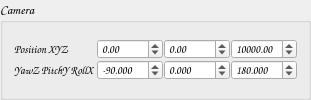
    <widget class="QGroupBox" name="groupBox_2">
     <property name="font">
      <font>
       <family>Comic Sans MS</family>
       <pointsize>10</pointsize>
       <italic>true</italic>
      </font>
     </property>
     <property name="title">
      <string>Camera</string>
     </property>
     <layout class="QVBoxLayout" name="verticalLayout_5">
      <property name="spacing">
       <number>1</number>
      </property>
      <property name="topMargin">
       <number>2</number>
      </property>
      <property name="bottomMargin">
       <number>2</number>
      </property>
      <item>
       <layout class="QGridLayout" name="gridLayout_6">
        <property name="verticalSpacing">
         <number>1</number>
        </property>
        <item row="0" column="0">
         <widget class="QLabel" name="label_19">
          <property name="maximumSize">
           <size>
            <width>16777215</width>
            <height>20</height>
           </size>
          </property>
          <property name="font">
           <font>
            <family>Comic Sans MS</family>
            <pointsize>8</pointsize>
            <italic>true</italic>
           </font>
          </property>
          <property name="text">
           <string>Position XYZ</string>
          </property>
         </widget>
        </item>
        <item row="0" column="1">
         <widget class="QDoubleSpinBox" name="dSB_Xc">
          <property name="maximumSize">
           <size>
            <width>16777215</width>
            <height>20</height>
           </size>
          </property>
          <property name="font">
           <font>
            <family>Comic Sans MS</family>
            <pointsize>8</pointsize>
            <italic>true</italic>
           </font>
          </property>
          <property name="locale">
           <locale language="English" country="UnitedStates"/>
          </property>
          <property name="decimals">
           <number>2</number>
          </property>
          <property name="minimum">
           <double>-10000.000000000000000</double>
          </property>
          <property name="maximum">
           <double>10000.000000000000000</double>
          </property>
          <property name="singleStep">
           <double>1.000000000000000</double>
          </property>
          <property name="value">
           <double>0.000000000000000</double>
          </property>
         </widget>
        </item>
        <item row="0" column="2">
         <widget class="QDoubleSpinBox" name="dSB_Yc">
          <property name="maximumSize">
           <size>
            <width>16777215</width>
            <height>20</height>
           </size>
          </property>
          <property name="font">
           <font>
            <family>Comic Sans MS</family>
            <pointsize>8</pointsize>
            <italic>true</italic>
           </font>
          </property>
          <property name="locale">
           <locale language="English" country="UnitedStates"/>
          </property>
          <property name="decimals">
           <number>2</number>
          </property>
          <property name="minimum">
           <double>-10000.000000000000000</double>
          </property>
          <property name="maximum">
           <double>10000.000000000000000</double>
          </property>
          <property name="value">
           <double>0.000000000000000</double>
          </property>
         </widget>
        </item>
        <item row="0" column="3">
         <widget class="QDoubleSpinBox" name="dSB_Zc">
          <property name="maximumSize">
           <size>
            <width>16777215</width>
            <height>20</height>
           </size>
          </property>
          <property name="font">
           <font>
            <family>Comic Sans MS</family>
            <pointsize>8</pointsize>
            <italic>true</italic>
           </font>
          </property>
          <property name="locale">
           <locale language="English" country="UnitedStates"/>
          </property>
          <property name="decimals">
           <number>2</number>
          </property>
          <property name="minimum">
           <double>-10000.000000000000000</double>
          </property>
          <property name="maximum">
           <double>50000.000000000000000</double>
          </property>
          <property name="value">
           <double>10000.000000000000000</double>
          </property>
         </widget>
        </item>
        <item row="1" column="0">
         <widget class="QLabel" name="label_47">
          <property name="maximumSize">
           <size>
            <width>16777215</width>
            <height>20</height>
           </size>
          </property>
          <property name="font">
           <font>
            <family>Comic Sans MS</family>
            <pointsize>8</pointsize>
            <italic>true</italic>
           </font>
          </property>
          <property name="text">
           <string>YawZ PitchY RollX</string>
          </property>
         </widget>
        </item>
        <item row="1" column="1">
         <widget class="QDoubleSpinBox" name="dSB_Yaw">
          <property name="maximumSize">
           <size>
            <width>16777215</width>
            <height>20</height>
           </size>
          </property>
          <property name="font">
           <font>
            <family>Comic Sans MS</family>
            <pointsize>8</pointsize>
            <italic>true</italic>
           </font>
          </property>
          <property name="locale">
           <locale language="English" country="UnitedStates"/>
          </property>
          <property name="decimals">
           <number>3</number>
          </property>
          <property name="minimum">
           <double>-360.000000000000000</double>
          </property>
          <property name="maximum">
           <double>360.000000000000000</double>
          </property>
          <property name="singleStep">
           <double>1.000000000000000</double>
          </property>
          <property name="value">
           <double>-90.000000000000000</double>
          </property>
         </widget>
        </item>
        <item row="1" column="2">
         <widget class="QDoubleSpinBox" name="dSB_Pitch">
          <property name="maximumSize">
           <size>
            <width>16777215</width>
            <height>20</height>
           </size>
          </property>
          <property name="font">
           <font>
            <family>Comic Sans MS</family>
            <pointsize>8</pointsize>
            <italic>true</italic>
           </font>
          </property>
          <property name="locale">
           <locale language="English" country="UnitedStates"/>
          </property>
          <property name="decimals">
           <number>3</number>
          </property>
          <property name="minimum">
           <double>-360.000000000000000</double>
          </property>
          <property name="maximum">
           <double>360.000000000000000</double>
          </property>
          <property name="value">
           <double>0.000000000000000</double>
          </property>
         </widget>
        </item>
        <item row="1" column="3">
         <widget class="QDoubleSpinBox" name="dSB_Roll">
          <property name="maximumSize">
           <size>
            <width>16777215</width>
            <height>20</height>
           </size>
          </property>
          <property name="font">
           <font>
            <family>Comic Sans MS</family>
            <pointsize>8</pointsize>
            <italic>true</italic>
           </font>
          </property>
          <property name="locale">
           <locale language="English" country="UnitedStates"/>
          </property>
          <property name="decimals">
           <number>3</number>
          </property>
          <property name="minimum">
           <double>-360.000000000000000</double>
          </property>
          <property name="maximum">
           <double>360.000000000000000</double>
          </property>
          <property name="value">
           <double>180.000000000000000</double>
          </property>
         </widget>
        </item>
       </layout>
      </item>
     </layout>
    </widget>
